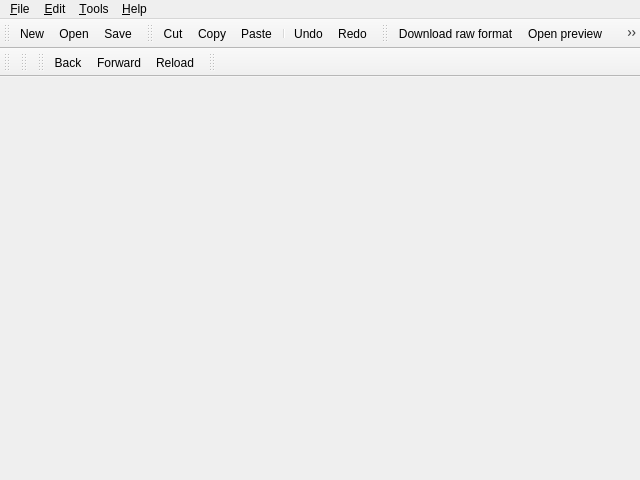
<?xml version="1.0" encoding="UTF-8"?>
<ui version="4.0">
 <class>InyokaEdit</class>
 <widget class="QMainWindow" name="InyokaEdit">
  <property name="geometry">
   <rect>
    <x>0</x>
    <y>0</y>
    <width>640</width>
    <height>480</height>
   </rect>
  </property>
  <property name="windowTitle">
   <string/>
  </property>
  <property name="windowIcon">
   <iconset>
    <normalon>:/images/inyokaedit_64x64.png</normalon>
   </iconset>
  </property>
  <property name="locale">
   <locale language="English" country="UnitedKingdom"/>
  </property>
  <property name="unifiedTitleAndToolBarOnMac">
   <bool>true</bool>
  </property>
  <widget class="QWidget" name="centralWidget"/>
  <widget class="QMenuBar" name="menuBar">
   <property name="geometry">
    <rect>
     <x>0</x>
     <y>0</y>
     <width>640</width>
     <height>30</height>
    </rect>
   </property>
   <widget class="QMenu" name="fileMenu">
    <property name="locale">
     <locale language="English" country="UnitedKingdom"/>
    </property>
    <property name="title">
     <string>&amp;File</string>
    </property>
    <widget class="QMenu" name="fileMenuLastOpened">
     <property name="title">
      <string>Open &amp;recent</string>
     </property>
     <property name="icon">
      <iconset theme="document-open-recent">
       <normaloff>.</normaloff>.</iconset>
     </property>
    </widget>
    <widget class="QMenu" name="fileMenuFromTemplate">
     <property name="title">
      <string>New from &amp;template</string>
     </property>
    </widget>
    <addaction name="newAct"/>
    <addaction name="fileMenuFromTemplate"/>
    <addaction name="openAct"/>
    <addaction name="fileMenuLastOpened"/>
    <addaction name="saveAct"/>
    <addaction name="saveAsAct"/>
    <addaction name="separator"/>
    <addaction name="printPreviewAct"/>
    <addaction name="separator"/>
    <addaction name="exitAct"/>
   </widget>
   <widget class="QMenu" name="editMenu">
    <property name="title">
     <string>&amp;Edit</string>
    </property>
    <addaction name="undoAct"/>
    <addaction name="redoAct"/>
    <addaction name="separator"/>
    <addaction name="cutAct"/>
    <addaction name="copyAct"/>
    <addaction name="pasteAct"/>
    <addaction name="separator"/>
    <addaction name="searchAct"/>
    <addaction name="replaceAct"/>
    <addaction name="findNextAct"/>
    <addaction name="findPreviousAct"/>
    <addaction name="separator"/>
    <addaction name="preferencesAct"/>
   </widget>
   <widget class="QMenu" name="helpMenu">
    <property name="title">
     <string>&amp;Help</string>
    </property>
    <addaction name="showSyntaxOverviewAct"/>
    <addaction name="reportBugAct"/>
    <addaction name="aboutAct"/>
   </widget>
   <widget class="QMenu" name="toolsMenu">
    <property name="locale">
     <locale language="English" country="UnitedKingdom"/>
    </property>
    <property name="title">
     <string>&amp;Tools</string>
    </property>
    <addaction name="deleteTempImagesAct"/>
   </widget>
   <addaction name="fileMenu"/>
   <addaction name="editMenu"/>
   <addaction name="toolsMenu"/>
   <addaction name="helpMenu"/>
  </widget>
  <widget class="QToolBar" name="fileToolBar">
   <property name="windowTitle">
    <string>File</string>
   </property>
   <attribute name="toolBarArea">
    <enum>TopToolBarArea</enum>
   </attribute>
   <attribute name="toolBarBreak">
    <bool>false</bool>
   </attribute>
   <addaction name="newAct"/>
   <addaction name="openAct"/>
   <addaction name="saveAct"/>
  </widget>
  <widget class="QToolBar" name="editToolBar">
   <property name="windowTitle">
    <string>Edit</string>
   </property>
   <attribute name="toolBarArea">
    <enum>TopToolBarArea</enum>
   </attribute>
   <attribute name="toolBarBreak">
    <bool>false</bool>
   </attribute>
   <addaction name="cutAct"/>
   <addaction name="copyAct"/>
   <addaction name="pasteAct"/>
   <addaction name="separator"/>
   <addaction name="undoAct"/>
   <addaction name="redoAct"/>
  </widget>
  <widget class="QToolBar" name="previewDlBar">
   <property name="windowTitle">
    <string>Preview / Download</string>
   </property>
   <attribute name="toolBarArea">
    <enum>TopToolBarArea</enum>
   </attribute>
   <attribute name="toolBarBreak">
    <bool>false</bool>
   </attribute>
   <addaction name="downloadArticleAct"/>
   <addaction name="previewAct"/>
   <addaction name="uploadArticleAct"/>
  </widget>
  <widget class="QToolBar" name="inyokaeditorBar">
   <property name="windowTitle">
    <string>Inyoka editor</string>
   </property>
   <attribute name="toolBarArea">
    <enum>TopToolBarArea</enum>
   </attribute>
   <attribute name="toolBarBreak">
    <bool>true</bool>
   </attribute>
  </widget>
  <widget class="QToolBar" name="samplesmacrosBar">
   <property name="windowTitle">
    <string>Samples and macros</string>
   </property>
   <attribute name="toolBarArea">
    <enum>TopToolBarArea</enum>
   </attribute>
   <attribute name="toolBarBreak">
    <bool>false</bool>
   </attribute>
  </widget>
  <widget class="QToolBar" name="browserBar">
   <property name="windowTitle">
    <string>Browser toolbar</string>
   </property>
   <attribute name="toolBarArea">
    <enum>TopToolBarArea</enum>
   </attribute>
   <attribute name="toolBarBreak">
    <bool>false</bool>
   </attribute>
   <addaction name="goBackBrowserAct"/>
   <addaction name="goForwardBrowserAct"/>
   <addaction name="reloadBrowserAct"/>
  </widget>
  <widget class="QToolBar" name="pluginsBar">
   <property name="windowTitle">
    <string>Plugins toolBar</string>
   </property>
   <attribute name="toolBarArea">
    <enum>TopToolBarArea</enum>
   </attribute>
   <attribute name="toolBarBreak">
    <bool>false</bool>
   </attribute>
  </widget>
  <action name="reportBugAct">
   <property name="icon">
    <iconset>
     <normalon>:/images/bug.png</normalon>
    </iconset>
   </property>
   <property name="text">
    <string>Report &amp;bug</string>
   </property>
  </action>
  <action name="aboutAct">
   <property name="icon">
    <iconset theme="help-about">
     <normalon>:/images/help-browser.png</normalon>
    </iconset>
   </property>
   <property name="text">
    <string>&amp;About</string>
   </property>
   <property name="toolTip">
    <string>Shows the about box of this application</string>
   </property>
  </action>
  <action name="newAct">
   <property name="icon">
    <iconset theme="document-new">
     <normalon>:/images/document-new.png</normalon>
    </iconset>
   </property>
   <property name="text">
    <string>&amp;New</string>
   </property>
   <property name="toolTip">
    <string>Create a new file</string>
   </property>
  </action>
  <action name="openAct">
   <property name="icon">
    <iconset theme="document-open">
     <normalon>:/images/document-open.png</normalon>
    </iconset>
   </property>
   <property name="text">
    <string>&amp;Open...</string>
   </property>
   <property name="toolTip">
    <string>Open a file</string>
   </property>
  </action>
  <action name="saveAct">
   <property name="icon">
    <iconset theme="document-save">
     <normalon>:/images/document-save.png</normalon>
    </iconset>
   </property>
   <property name="text">
    <string>&amp;Save</string>
   </property>
   <property name="toolTip">
    <string>Save current document</string>
   </property>
  </action>
  <action name="saveAsAct">
   <property name="icon">
    <iconset theme="document-save-as">
     <normalon>:/images/document-save-as.png</normalon>
    </iconset>
   </property>
   <property name="text">
    <string>Save &amp;as...</string>
   </property>
   <property name="toolTip">
    <string>Save current document under a new name</string>
   </property>
  </action>
  <action name="exitAct">
   <property name="icon">
    <iconset theme="application-exit">
     <normaloff>.</normaloff>.</iconset>
   </property>
   <property name="text">
    <string>&amp;Quit</string>
   </property>
   <property name="toolTip">
    <string>Quit the application</string>
   </property>
  </action>
  <action name="undoAct">
   <property name="icon">
    <iconset theme="edit-undo">
     <normalon>:/images/edit-undo.png</normalon>
    </iconset>
   </property>
   <property name="text">
    <string>&amp;Undo</string>
   </property>
   <property name="toolTip">
    <string>Undo changes</string>
   </property>
  </action>
  <action name="redoAct">
   <property name="icon">
    <iconset theme="edit-redo">
     <normalon>:/images/edit-redo.png</normalon>
    </iconset>
   </property>
   <property name="text">
    <string>&amp;Redo</string>
   </property>
   <property name="toolTip">
    <string>Redo changes</string>
   </property>
  </action>
  <action name="cutAct">
   <property name="icon">
    <iconset theme="edit-cut">
     <normalon>:/images/edit-cut.png</normalon>
    </iconset>
   </property>
   <property name="text">
    <string>&amp;Cut</string>
   </property>
   <property name="toolTip">
    <string>Cut highlighted text</string>
   </property>
  </action>
  <action name="copyAct">
   <property name="icon">
    <iconset theme="edit-copy">
     <normalon>:/images/edit-copy.png</normalon>
    </iconset>
   </property>
   <property name="text">
    <string>C&amp;opy</string>
   </property>
   <property name="toolTip">
    <string>Copy highlighted text</string>
   </property>
  </action>
  <action name="pasteAct">
   <property name="icon">
    <iconset theme="edit-paste">
     <normalon>:/images/edit-paste.png</normalon>
    </iconset>
   </property>
   <property name="text">
    <string>&amp;Paste</string>
   </property>
   <property name="toolTip">
    <string>Paste text from clipboard</string>
   </property>
  </action>
  <action name="searchAct">
   <property name="icon">
    <iconset theme="edit-find">
     <normalon>:/images/edit-find.png</normalon>
    </iconset>
   </property>
   <property name="text">
    <string>&amp;Find...</string>
   </property>
   <property name="toolTip">
    <string>Find text</string>
   </property>
  </action>
  <action name="replaceAct">
   <property name="icon">
    <iconset theme="edit-find-replace">
     <normalon>:/images/edit-find-replace.png</normalon>
    </iconset>
   </property>
   <property name="text">
    <string>R&amp;eplace...</string>
   </property>
   <property name="toolTip">
    <string>Replace text</string>
   </property>
  </action>
  <action name="findNextAct">
   <property name="icon">
    <iconset theme="go-down">
     <normalon>:/images/go-down.png</normalon>
    </iconset>
   </property>
   <property name="text">
    <string>Find &amp;next</string>
   </property>
   <property name="toolTip">
    <string>Find next (search forward)</string>
   </property>
  </action>
  <action name="findPreviousAct">
   <property name="icon">
    <iconset theme="go-up">
     <normalon>:/images/go-up.png</normalon>
    </iconset>
   </property>
   <property name="text">
    <string>F&amp;ind previous</string>
   </property>
   <property name="toolTip">
    <string>Find previous (search backward)</string>
   </property>
  </action>
  <action name="previewAct">
   <property name="icon">
    <iconset>
     <normalon>:/images/preview.png</normalon>
    </iconset>
   </property>
   <property name="text">
    <string>Open preview</string>
   </property>
   <property name="toolTip">
    <string>Open preview of current article</string>
   </property>
  </action>
  <action name="downloadArticleAct">
   <property name="icon">
    <iconset>
     <normalon>:/images/download.png</normalon>
    </iconset>
   </property>
   <property name="text">
    <string>Download raw format</string>
   </property>
   <property name="toolTip">
    <string>Downloads raw format of an existing Inyoka article</string>
   </property>
  </action>
  <action name="deleteTempImagesAct">
   <property name="icon">
    <iconset theme="edit-delete">
     <normalon>:/images/edit-delete.png</normalon>
    </iconset>
   </property>
   <property name="text">
    <string>Delete temporarily &amp;images</string>
   </property>
  </action>
  <action name="goBackBrowserAct">
   <property name="icon">
    <iconset theme="go-previous">
     <normalon>:/images/go-previous.png</normalon>
    </iconset>
   </property>
   <property name="text">
    <string>Back</string>
   </property>
  </action>
  <action name="goForwardBrowserAct">
   <property name="icon">
    <iconset theme="go-next">
     <normalon>:/images/go-next.png</normalon>
    </iconset>
   </property>
   <property name="text">
    <string>Forward</string>
   </property>
  </action>
  <action name="reloadBrowserAct">
   <property name="icon">
    <iconset theme="view-refresh">
     <normalon>:/images/view-refresh.png</normalon>
    </iconset>
   </property>
   <property name="text">
    <string>Reload</string>
   </property>
   <property name="toolTip">
    <string>Reload</string>
   </property>
  </action>
  <action name="printPreviewAct">
   <property name="icon">
    <iconset theme="document-print">
     <normalon>:/images/document-print.png</normalon>
    </iconset>
   </property>
   <property name="text">
    <string>&amp;Print preview</string>
   </property>
   <property name="toolTip">
    <string>Print preview or export to PDF</string>
   </property>
  </action>
  <action name="showSyntaxOverviewAct">
   <property name="text">
    <string>&amp;Syntax overview</string>
   </property>
  </action>
  <action name="preferencesAct">
   <property name="icon">
    <iconset theme="preferences-system">
     <normalon>:/images/preferences-system.png</normalon>
    </iconset>
   </property>
   <property name="text">
    <string>Preference&amp;s</string>
   </property>
  </action>
  <action name="uploadArticleAct">
   <property name="enabled">
    <bool>true</bool>
   </property>
   <property name="icon">
    <iconset>
     <normalon>:/images/upload.png</normalon>
    </iconset>
   </property>
   <property name="text">
    <string>Upload article</string>
   </property>
  </action>
 </widget>
 <layoutdefault spacing="6" margin="11"/>
 <resources/>
 <connections/>
</ui>
